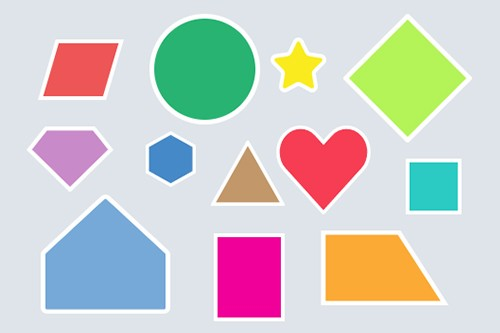
#> input picture contour_image.png, 500 x 333 px
$ python different_color_spaces.py
#> lines starting #> are read from the running program, lines starting #| are printed output that depends on the picture
import cv2
import matplotlib.pyplot as plt
#color spaces
img=cv2.imread("contour_image.png")
#> img is the input picture: shape (333, 500, 3); mean B, G, R 202.1, 204.8, 206.1
img=cv2.resize(img,(500,500))
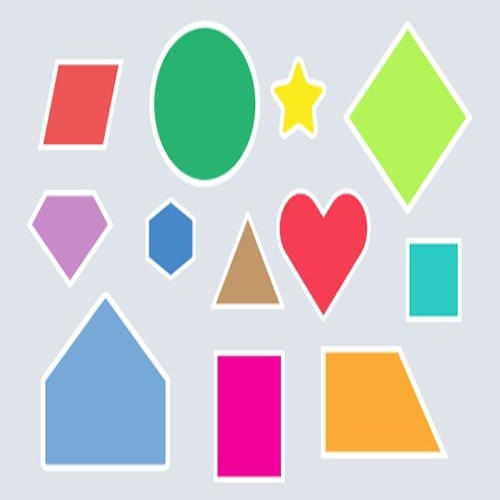
#> img: shape (500, 500, 3); mean B, G, R 202.1, 204.8, 206.1
cv2.imshow("window1",img)
img2=cv2.cvtColor(img,cv2.COLOR_BGR2RGB)
img=cv2.resize(img,(500,500))
cv2.imshow("window2",img2)
img3=cv2.cvtColor(img,cv2.COLOR_BGR2HSV)
#> img3: shape (500, 500, 3); mean H, S, V 97.8, 62.5, 231.5
img=cv2.resize(img,(500,500))
cv2.imshow("window3",img3)
img4=cv2.cvtColor(img,cv2.COLOR_BGR2LAB)
#> img4: shape (500, 500, 3); mean of channels 0, 1, 2 214.1, 129.2, 131.3
img=cv2.resize(img,(500,500))
cv2.imshow("window4",img4)

img5=cv2.cvtColor(img3,cv2.COLOR_HSV2BGR)


cv2.waitKey(0)
cv2.destroyAllWindows()
